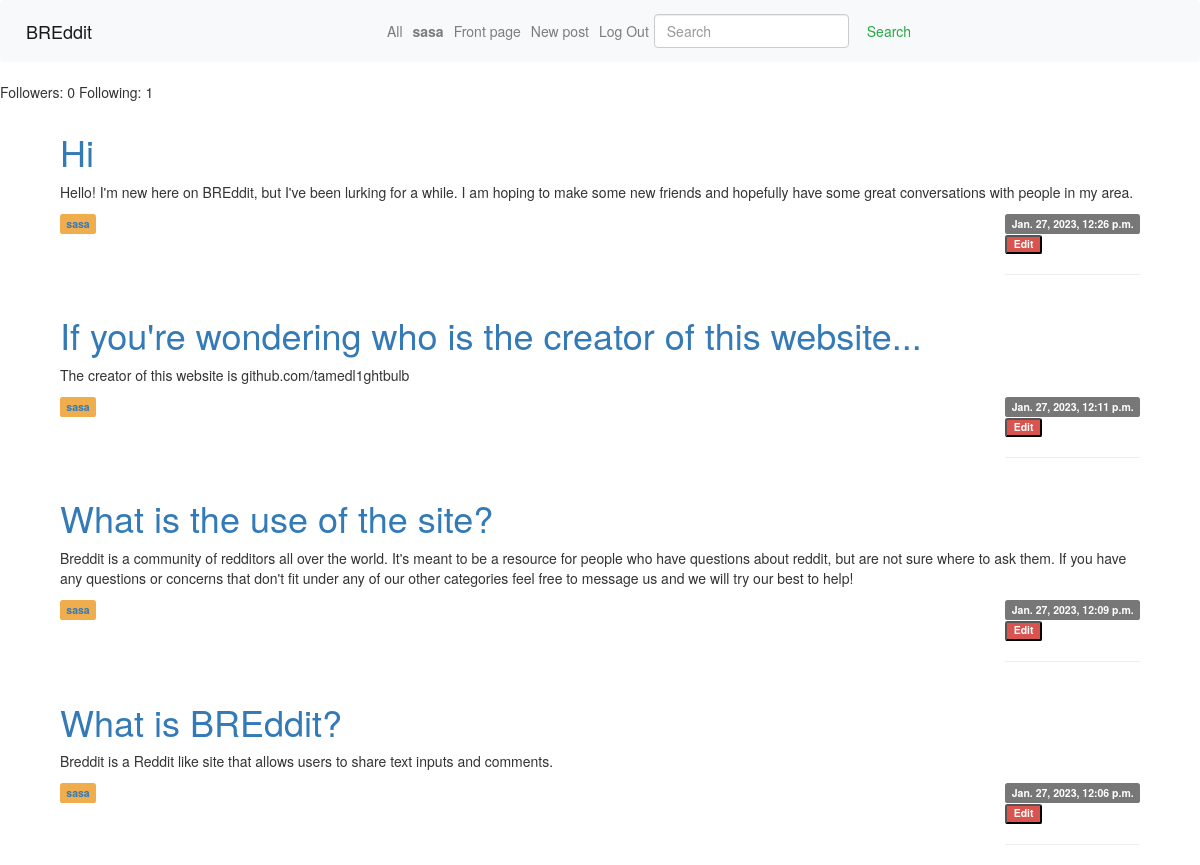
Page /1 (signed in) on the committed database.
### network/models.py (models this page shows, shortened)
class User(AbstractUser):
    pass

class Postovi(VoteModel,models.Model):
    title = models.CharField(max_length = 32)
    post1 = models.CharField(max_length = 140)
    userid = models.ForeignKey(User, on_delete=models.CASCADE, related_name="korisnici")
    date = models.DateTimeField()
    likes = models.IntegerField()
    username = models.CharField(max_length = 24)

### network/views.py (the view, shortened to what this page needs)
# urls.py: path("<int:korisnikp_id>", views.profile, name="profile"),
@login_required(login_url='/login')
def profile(request, korisnikp_id):
    usercu = request.user.id
    postoviusera = Postovi.objects.filter(userid_id = korisnikp_id).order_by("-id")
    usercr = korisnikp_id
    sumfollowers = Follow4Follow.objects.filter(kogaprate_id = korisnikp_id).count()
    sumfollowing = Follow4Follow.objects.filter(pratioci_id = korisnikp_id).count()
    return render(request, "network/user.html",{
        "postoviusera": postoviusera,
        "usercu" : usercu,
        "usercr" : usercr,
        "sumfollowers": sumfollowers,
        "sumfollowing" : sumfollowing,
    })

### network/templates/network/user.html (shortened to what this page needs)
{% extends "network/layout.html" %}
{% block body %}
<link href="//netdna.bootstrapcdn.com/bootstrap/3.0.0/css/bootstrap.min.css" rel="stylesheet" id="bootstrap-css">
<p>Followers: {{ sumfollowers }}  Following: {{ sumfollowing }}</p>
    {% for post in postoviusera %}
    <div class="container">
      <div class="col-md-12">
        <h1><a href="{% url 'reddit:post' post.id %}"> {{ post.title }}</a> </h1>
          <p>{{ post.post1 }}</p>
          <div>
      <span class="label label-warning"><a href="{{ post.userid_id }}" >{{ post.username }}</a></span>
      <div class="pull-right"><span class="label label-default">{{ post.date }}</span>
          {% if usercu == post.userid_id %}
          <form action="edit/{{ post.id }}" method="post">
            <button class="label label-danger" type="submit" value="{{ post.id }}">Edit</button>
          </form>
           {% endif %}
          <hr>
        </div>
      </div>
      </div>
      </div>
      {% endfor %}
{% endblock %}

### network/templates/network/layout.html (shortened to what this page needs)
{% load static %}
<!DOCTYPE html>
<html lang="en">
    <head>
        <link rel="stylesheet" href="https://stackpath.bootstrapcdn.com/bootstrap/4.4.1/css/bootstrap.min.css">
        <link href="{% static 'network/styles.css' %}" rel="stylesheet">
    </head>
    <body>
        <nav class="navbar navbar-expand-lg navbar-light bg-light">
            <a class="navbar-brand" href="{% url 'reddit:index' %}">BREddit</a>
            <div class="mx-auto order-0">
              <ul class="navbar-nav mr-auto">
                <li class="nav-item">
                    <a class="nav-link" href="{% url 'reddit:index' %}">All</a>
                  </li>
                {% if user.is_authenticated %}
                <li class="nav-item">
                    <a class="nav-link" href="#"><strong>{{ user.username }}</strong></a>
                </li>
                <li class="nav-item">
                        <a class="nav-link" href="{% url 'reddit:following' %}">Front page</a>
                    </li>
                    <li class="nav-item">
                        <a class="nav-link" href="{% url 'reddit:npost' %}">New post</a>
                    </li>
                      <li class="nav-item">
                        <a class="nav-link" href="{% url 'reddit:logout' %}">Log Out</a>
                    </li>
                    <form class="form-inline my-2 my-lg-0" method="get" action="{% url 'reddit:search' %}">
                        <input class="form-control mr-sm-2 align-right justify-content-right" type="search" name="q" placeholder="Search" aria-label="Search">
                        <button class="btn btn-outline-success my-2 my-sm-0 justify-content-" type="submit">Search</button>
                      </form>
                {% endif %}
              </ul>
            </div>
          </nav>
        <div class="body">
            {% block body %}
            {% endblock %}
        </div>
    </body>
</html>

### rows in the picture
User: username "sasa"
Postovi: title "Hi", post1 "Hello! I'm new here on BREddit, but I've been lurking for a while. I am hoping to make some new friends and hopefully have some great conversations with people in my area.", username "sasa", date "Jan. 27, 2023, 12:26 p.m.", {{ post.id }} 13 (drawn)
Postovi: title "If you're wondering who is the creator of this website...", post1 "The creator of this website is github.com/tamedl1ghtbulb", username "sasa", date "Jan. 27, 2023, 12:11 p.m.", {{ post.id }} 11 (drawn)
Postovi: title "What is the use of the site?", post1 "Breddit is a community of redditors all over the world. It's meant to be a resource for people who have questions about reddit, but are not sure where to ask them. If you have any questions or concerns that don't fit under any of our other categories feel free to message us and we will try our best to help!", username "sasa", date "Jan. 27, 2023, 12:09 p.m.", {{ post.id }} 10 (drawn)
Postovi: title "What is BREddit?", post1 "Breddit is a Reddit like site that allows users to share text inputs and comments.", username "sasa", date "Jan. 27, 2023, 12:06 p.m.", {{ post.id }} 9 (drawn)

### other values in the picture
{{ sumfollowers }} "0"
{{ sumfollowing }} "1"
